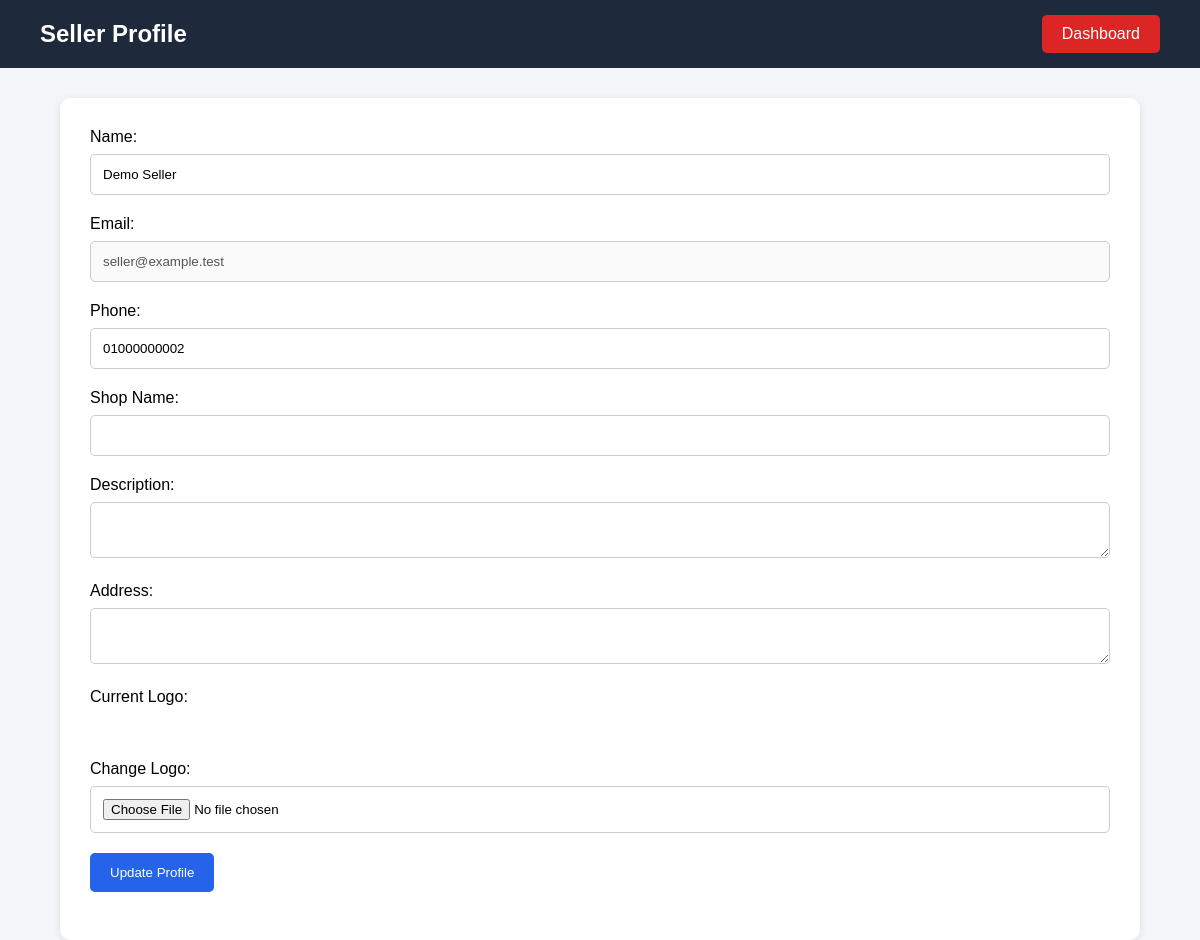
/Seller/Profile.php (signed in), run on the app's committed database.
### tables this page shows
CREATE TABLE `sellers` (
  `id` int(10) UNSIGNED NOT NULL,
  `user_id` int(10) UNSIGNED NOT NULL,
  `store_name` varchar(150) NOT NULL,
  `business_email` varchar(190) DEFAULT NULL,
  `business_phone` varchar(30) DEFAULT NULL,
  `status` enum('pending','approved','suspended') NOT NULL DEFAULT 'pending',
  `created_at` timestamp NOT NULL DEFAULT current_timestamp(),
  `updated_at` timestamp NOT NULL DEFAULT current_timestamp() ON UPDATE current_timestamp()
);

CREATE TABLE `users` (
  `id` int(10) UNSIGNED NOT NULL,
  `name` varchar(120) NOT NULL,
  `email` varchar(190) NOT NULL,
  `password_hash` varchar(255) NOT NULL,
  `phone` varchar(30) DEFAULT NULL,
  `profile_image_path` varchar(255) DEFAULT NULL,
  `role` enum('customer','seller','admin','delivery_agent') NOT NULL DEFAULT 'customer',
  `is_active` tinyint(1) NOT NULL DEFAULT 1,
  `created_at` timestamp NOT NULL DEFAULT current_timestamp(),
  `updated_at` timestamp NOT NULL DEFAULT current_timestamp() ON UPDATE current_timestamp()
);

### Seller/ProfileModel.php (called while the page is built, shortened)
<?php
class ProfileModel
{
    private $conn;
    public function __construct($conn)
    {
        $this->conn = $conn;
    }
    public function getProfile($seller_id)
    {
        $sql = "SELECT
                    sellers.*,
                    users.name,
                    users.email,
                    users.phone
                FROM sellers
                JOIN users
                ON sellers.user_id = users.id
                WHERE sellers.id=?";
        $stmt = $this->conn->prepare($sql);
        $stmt->bind_param("i",$seller_id);
        $stmt->execute();
        return $stmt->get_result()->fetch_assoc();
    }
}
?>

### Seller/Profile.php (the view, shortened to what this page needs)
<!DOCTYPE html>
<html>
<head>
    <link rel="stylesheet" href="style.css">
</head>
<body>
<?php
require_once("database.php");
require_once("ProfileModel.php");
$model = new ProfileModel($conn);
$profile = $model->getProfile($_SESSION['seller_id']);
?>
<div class="navbar">
<h2>Seller Profile</h2>
<a href="dashboard.php">Dashboard</a>
</div>
<div class="container">
<form action="ProfileController.php" method="POST" enctype="multipart/form-data">
    Name:<input type="text" name="name" value="<?php echo htmlspecialchars($profile['name']); ?>">
    Email:<input type="email" value="<?php echo htmlspecialchars($profile['email']); ?>" disabled>
    Phone:<input type="text" name="phone" value="<?php echo htmlspecialchars($profile['phone']); ?>">
    Shop Name:<input type="text" name="shop_name" value="<?php echo htmlspecialchars($profile['shop_name']); ?>">
    Description:<textarea name="description"><?php echo $profile['shop_description']; ?></textarea>
    Address:<textarea name="address"><?php echo htmlspecialchars($profile['address']); ?></textarea>
    Current Logo:<br><br><img src="<?php echo $profile['shop_logo_path']; ?>" width="120"><br><br>
    Change Logo:<input type="file" name="logo">
    <button type="submit" name="update_profile">Update Profile</button><br><br>
</form>
</div>
</body>
</html>

### Seller/style.css (style rules this page uses)
* { margin:0; padding:0; box-sizing:border-box; font-family:Arial; }
body { background:#f4f6f9; }
.navbar { background:#1e293b; color:white; padding:15px 40px; display:flex; justify-content:space-between; align-items:center; }
.navbar h2 { font-size:24px; }
.navbar a { color:white; text-decoration:none; background:#dc2626; padding:10px 20px; border-radius:5px; }
.container { width:90%; margin:auto; margin-top:30px; }
form { background:white; padding:30px; border-radius:10px; box-shadow:0px 2px 8px rgba(0,0,0,0.1); }
form input, form textarea, form select { width:100%; padding:12px; margin-top:8px; margin-bottom:20px; border:1px solid #ccc; border-radius:5px; }
form button { background:#2563eb; color:white; border:none; padding:12px 20px; border-radius:5px; cursor:pointer; }

### data on the page
sellers: name "Demo Seller", user.email "seller@example.test", phone "01000000002"
